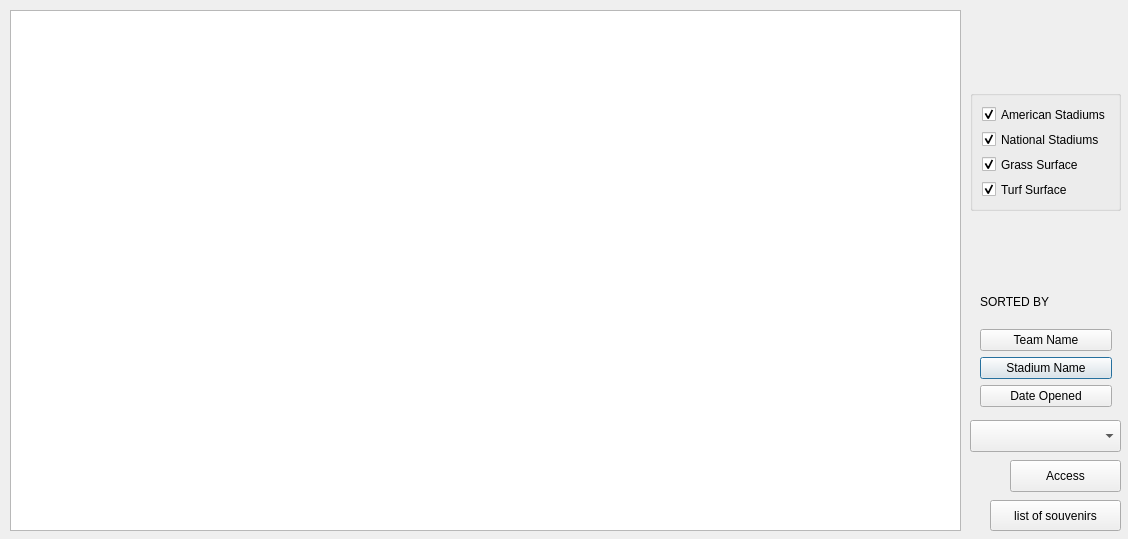
<?xml version="1.0" encoding="UTF-8"?>
<ui version="4.0">
 <class>list_of_Stadiums</class>
 <widget class="QDialog" name="list_of_Stadiums">
  <property name="geometry">
   <rect>
    <x>0</x>
    <y>0</y>
    <width>1128</width>
    <height>539</height>
   </rect>
  </property>
  <property name="windowTitle">
   <string>Dialog</string>
  </property>
  <widget class="QTableWidget" name="display_list">
   <property name="geometry">
    <rect>
     <x>10</x>
     <y>10</y>
     <width>951</width>
     <height>521</height>
    </rect>
   </property>
  </widget>
  <widget class="QGroupBox" name="list_opt_2">
   <property name="enabled">
    <bool>true</bool>
   </property>
   <property name="geometry">
    <rect>
     <x>970</x>
     <y>90</y>
     <width>151</width>
     <height>121</height>
    </rect>
   </property>
   <property name="mouseTracking">
    <bool>false</bool>
   </property>
   <layout class="QGridLayout" name="list_opt">
    <item row="0" column="0">
     <widget class="QCheckBox" name="american">
      <property name="text">
       <string>American Stadiums</string>
      </property>
      <property name="checked">
       <bool>true</bool>
      </property>
     </widget>
    </item>
    <item row="1" column="0">
     <widget class="QCheckBox" name="national">
      <property name="text">
       <string>National Stadiums</string>
      </property>
      <property name="checked">
       <bool>true</bool>
      </property>
     </widget>
    </item>
    <item row="2" column="0">
     <widget class="QCheckBox" name="grass">
      <property name="text">
       <string>Grass Surface</string>
      </property>
      <property name="checked">
       <bool>true</bool>
      </property>
     </widget>
    </item>
    <item row="3" column="0">
     <widget class="QCheckBox" name="turf">
      <property name="text">
       <string>Turf Surface</string>
      </property>
      <property name="checked">
       <bool>true</bool>
      </property>
     </widget>
    </item>
   </layout>
  </widget>
  <widget class="QWidget" name="layoutWidget">
   <property name="geometry">
    <rect>
     <x>980</x>
     <y>280</y>
     <width>132</width>
     <height>127</height>
    </rect>
   </property>
   <layout class="QGridLayout" name="gridLayout">
    <item row="2" column="0">
     <widget class="QPushButton" name="stadiumName">
      <property name="text">
       <string>Stadium Name</string>
      </property>
     </widget>
    </item>
    <item row="0" column="0">
     <widget class="QLabel" name="label_2">
      <property name="text">
       <string>SORTED BY</string>
      </property>
     </widget>
    </item>
    <item row="1" column="0">
     <widget class="QPushButton" name="teamName">
      <property name="text">
       <string>Team Name</string>
      </property>
      <property name="autoDefault">
       <bool>true</bool>
      </property>
     </widget>
    </item>
    <item row="3" column="0">
     <widget class="QPushButton" name="dateOpened">
      <property name="text">
       <string>Date Opened</string>
      </property>
     </widget>
    </item>
   </layout>
  </widget>
  <widget class="QComboBox" name="stadium_cbox">
   <property name="geometry">
    <rect>
     <x>970</x>
     <y>420</y>
     <width>151</width>
     <height>32</height>
    </rect>
   </property>
  </widget>
  <widget class="QPushButton" name="access_button">
   <property name="geometry">
    <rect>
     <x>1010</x>
     <y>460</y>
     <width>111</width>
     <height>32</height>
    </rect>
   </property>
   <property name="text">
    <string>Access</string>
   </property>
  </widget>
  <widget class="QPushButton" name="pushButton">
   <property name="geometry">
    <rect>
     <x>990</x>
     <y>500</y>
     <width>131</width>
     <height>31</height>
    </rect>
   </property>
   <property name="text">
    <string>list of souvenirs</string>
   </property>
  </widget>
 </widget>
 <resources/>
 <connections/>
</ui>
